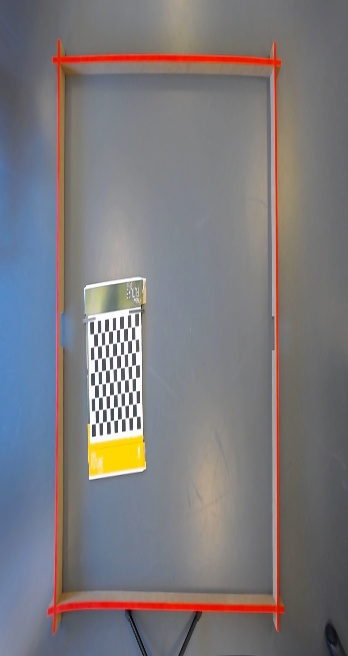
#> input picture Calibration/undistorted_image_new.jpg, 348 x 656 px
$ python -i ImFromPhoto.py   (imports and definitions only)
#> lines starting #> are read from the running program, lines starting #| are printed output that depends on the picture; after the words box and inside, x2 and y2 are one past the last pixel; in counts of white or black regions, pixels touching at a corner belong together
#> further down, picture is the input picture: shape (656, 348, 3); mean B, G, R 124.4, 121.3, 124.1
import cv2 as cv
import numpy as np
import time

def imageRecognition(image):
    if image is None:
        print("No image found")

    height, width = image.shape[:2]
#> height = 656; width = 348

    blank = np.zeros((height, width, 3), dtype='uint8')

    start = time.time()

    img_height, img_width, _ = image.shape
#> img_height = 656; img_width = 348

    red_pixels = np.sum(
        (180 <= image[..., 0]) & (image[..., 0] <= 255) & (200 <= image[..., 1]) & (50 <= image[..., 2]) &
        (image[..., 2] <= 40))
#> red_pixels = 0
    green_mask1 = ((image[..., 0] <= 220) & (100 <= image[..., 1]) & (50 <= image[..., 2]) &
                   (image[..., 2] <= 70)).astype(np.uint8)
#> green_mask1: shape (656, 348); every value is 0
    blank[..., :][green_mask1 == 1] = (0, 255, 255)

    # Blue color detection AKA front of robot
    blue_mask = ((175 <= image[..., 0]) & (200 <= image[..., 1]) & (140 <= image[..., 2]) & (
            200 >= image[..., 2])).astype(np.uint8)
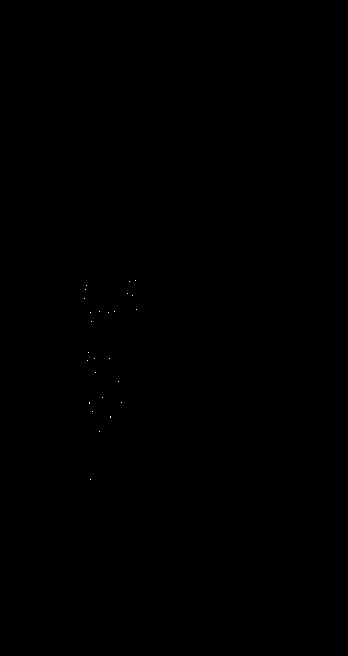
#> blue_mask: shape (656, 348); values 0 (black) and 1 (white), 0.01% white in thin lines or dots, all inside (x1, y1, x2, y2) = (84, 280, 137, 480)
    blank[..., 0][blue_mask == 1] = 255
    blank[..., 1][blue_mask == 1] = 255
    blank[..., 2][blue_mask == 1] = 0

    # Green color detection AKA back of robot
    green_mask = ((180 >= image[..., 0]) & (70 <= image[..., 0]) & (200 <= image[..., 1]) & (190 <= image[..., 2]) & (220 >= image[..., 1])
                    ).astype(np.uint8)
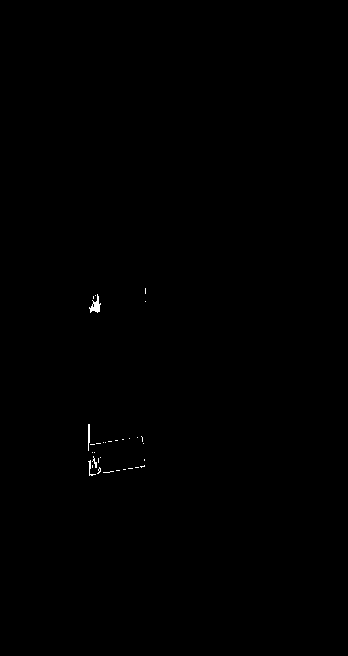
#> green_mask: shape (656, 348); values 0 (black) and 1 (white), 0.13% white in thin lines or dots, all inside (x1, y1, x2, y2) = (88, 288, 146, 476)
    blank[..., 0][green_mask == 1] = 100
    blank[..., 1][green_mask == 1] = 255
    blank[..., 2][green_mask == 1] = 100


    # Orange color detection
    orange_mask = (155 <= (image[..., 0]) & (160 <= image[..., 1]) & (190 <= image[..., 2])).astype(np.uint8)
    blank[..., 0][orange_mask == 1] = 0
    blank[..., 1][orange_mask == 1] = 150
    blank[..., 2][orange_mask == 1] = 255

    # White color detection
    white_mask = ((225 <= image[..., 2]) & (225 <= image[..., 0]) & (225 <= image[..., 1])).astype(np.uint8)
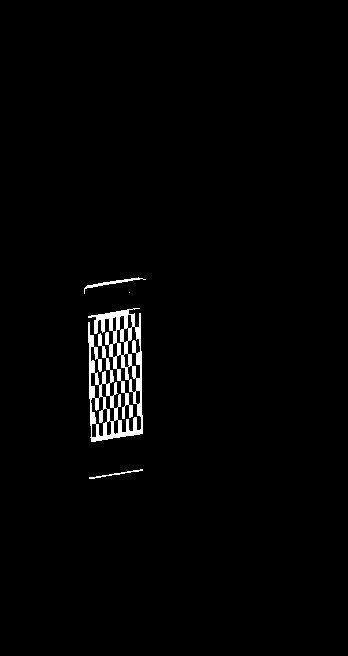
#> white_mask: shape (656, 348); values 0 (black) and 1 (white), 1.7% white; 4 white regions (1 under 20 px), largest, box (x1, y1, x2, y2) and area: (88, 308, 143, 442) 3633, (84, 277, 146, 294) 164, (89, 469, 143, 479) 95
    white_pixels = np.sum(white_mask)
#> white_pixels = 3893
    blank[..., :][white_mask == 1] = (255, 255, 255)

    # Red color detection
    red_mask = ((170 <= image[..., 2]) & (110 >= image[..., 1])).astype(np.uint8)
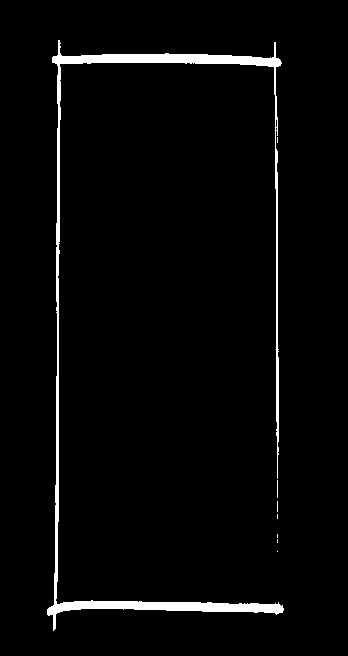
#> red_mask: shape (656, 348); values 0 (black) and 1 (white), 3% white; 8 white regions (7 under 20 px), largest, box (x1, y1, x2, y2) and area: (47, 40, 284, 631) 6687
    red_pixels += np.sum(red_mask)
#> red_pixels = 6736
    red_pixelLocation = []
    blank[..., 0][red_mask == 1] = 0
    blank[..., 1][red_mask == 1] = 0
    blank[..., 2][red_mask == 1] = 255

    red_pixel_indices = np.where(blank[..., 2] == 255)
    red_pixel_locations = np.column_stack(red_pixel_indices[::-1])
    print("Red pixels: " + str(len(red_pixel_locations)))

    # Circle detection
    gray = cv.cvtColor(blank, cv.COLOR_BGR2GRAY)
    gray_blurred = cv.blur(gray, (3, 3))
    detected_Balls = cv.HoughCircles(
        gray_blurred,
        cv.HOUGH_GRADIENT,
        1,
        20,
        param1=50,
        param2=13,
        minRadius=4,
        maxRadius=7
    )

    detected_Robot = cv.HoughCircles(
        gray_blurred,
        cv.HOUGH_GRADIENT,
        1,
        20,
        param1=30,
        param2=12,
        minRadius=9,
        maxRadius=20
    )
    circle = 0
    balls = []
    if detected_Balls is not None:
        detected_circles = np.uint16(np.around(detected_Balls))
        for pt in detected_circles[0, :]:
            a, b, r = pt[0], pt[1], pt[2]

            if blank[b, a][1] == 150 and blank[b, a][2] == 255:
                print("CENTER OF ORANGE BALL SHOULD BE: " + str(a) + " " + str(b))
                cv.circle(blank, (a, b), r, (0, 150, 255), -1)
                balls.append([a, b])
                circle += 1
                continue
            cv.circle(blank, (a, b), r, (255, 255, 255), -1)
            print("Center of this circle should be: " + str(a) + " " + str(b))
            balls.append([a, b])
            circle += 1
    back = []
    front = []
    if detected_Robot is not None:
        detected_circles = np.uint16(np.around(detected_Robot))
        for pt in detected_circles[0, :]:
            a, b, r = pt[0], pt[1], pt[2]
            if blank[b, a][0] == 100 and blank[b, a][1] == 255:
                print("CENTER OF GREEN BALL SHOULD BE: " + str(a) + " " + str(b))
                cv.circle(blank, (a, b), r, (0, 255, 100), -1)
                back.append(a)
                back.append(b)
                circle += 1
                continue
            if blank[b, a][0] == 255 and blank[b, a][1] == 255 and blank[b, a][2] == 0:
                print("CENTER OF BLUE BALL SHOULD BE: " + str(a) + " " + str(b))
                cv.circle(blank, (a, b), r, (255, 255, 0), -1)
                front.append(a)
                front.append(b)
                circle += 1
                continue

    thresh = cv.threshold(gray, 0, 150, cv.THRESH_BINARY_INV + cv.THRESH_OTSU)[1]

    horizontal_kernel = cv.getStructuringElement(cv.MORPH_RECT, (10, 17))
    detect_horizontal = cv.morphologyEx(thresh, cv.MORPH_OPEN, horizontal_kernel, iterations=2)
    cnts = cv.findContours(detect_horizontal, cv.RETR_EXTERNAL, cv.CHAIN_APPROX_SIMPLE)
    cnts = cnts[0] if len(cnts) == 2 else cnts[1]

    for contour in cnts:
        x, y, w, h = cv.boundingRect(contour)
        if blank[y, x][2] == 255:
            cv.drawContours(blank, [contour], -1, (36, 255, 12), 2)
            M = cv.moments(contour)

            # Calculate the center of the contour
            if M["m00"] != 0:
                cX = int(M["m10"] / M["m00"])
                cY = int(M["m01"] / M["m00"])
                cv.circle(blank, (cX, cY), 5, (255, 0, 0), -1)
                cv.line(blank, (cX-280, cY), (cX, cY), (0,255,0), thickness=2)
    end = time.time()

    time_for_transform = end - start

#> (the run stopped early here; a loop or call above may not have finished)
